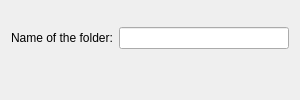
<?xml version="1.0" encoding="UTF-8"?>
<ui version="4.0">
 <class>DialogEditFolder</class>
 <widget class="QDialog" name="DialogEditFolder">
  <property name="geometry">
   <rect>
    <x>0</x>
    <y>0</y>
    <width>300</width>
    <height>100</height>
   </rect>
  </property>
  <property name="minimumSize">
   <size>
    <width>300</width>
    <height>100</height>
   </size>
  </property>
  <property name="windowTitle">
   <string>Folder</string>
  </property>
  <property name="modal">
   <bool>true</bool>
  </property>
  <layout class="QGridLayout" name="gridLayout">
   <item row="1" column="0" colspan="2">
    <widget class="QDialogButtonBox" name="buttonBox"/>
   </item>
   <item row="0" column="0">
    <widget class="QLabel" name="lblName">
     <property name="text">
      <string>Name of the folder:</string>
     </property>
    </widget>
   </item>
   <item row="0" column="1">
    <widget class="QLineEdit" name="editName">
     <property name="maxLength">
      <number>128</number>
     </property>
    </widget>
   </item>
  </layout>
 </widget>
 <resources/>
 <connections/>
</ui>
